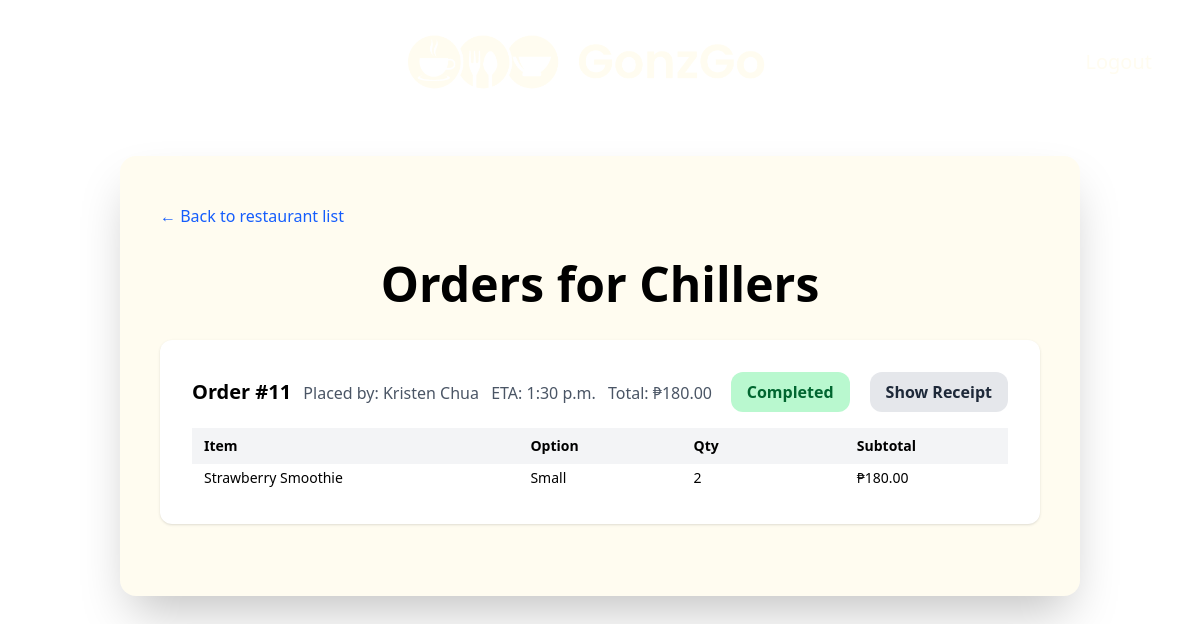
/stalls/owner/orders/6/ (signed in), run on the app's committed database.
### stalls/models.py (models this page shows, shortened)
class FoodStall(models.Model):
    name = models.CharField(max_length=100)
    description = models.TextField(blank=True)
    slug = models.SlugField(unique=True)
    image = models.ImageField(upload_to='stalls/', blank=True)
    qr_code = models.ImageField(upload_to="stall_qrcodes/", blank=True, null=True)
    owner = models.ForeignKey(
        User,
        on_delete=models.CASCADE,
        null=True,
        blank=True,
        default=None,
        related_name='owned_stalls'
    )

class Order(models.Model):
    stall = models.ForeignKey(FoodStall, on_delete=models.CASCADE, related_name="orders")
    placed_at = models.DateTimeField(auto_now_add=True)
    eta = models.TimeField("ETA at Gonz")
    total = models.DecimalField(max_digits=10, decimal_places=2)
    receipt = models.ImageField(upload_to="order_receipts/")
    customer_name = models.CharField(max_length=200, blank=True)
    user = models.ForeignKey(get_user_model(), on_delete=models.CASCADE, related_name="orders")
    STATUS_CHOICES = [
        ('Pending', 'Pending'),
        ('Completed', 'Completed'),
    ]
    status = models.CharField(
        max_length=20,
        choices=STATUS_CHOICES,
        default='Pending'
    )

class OrderItem(models.Model):
    order = models.ForeignKey(Order, on_delete=models.CASCADE, related_name="items")
    item_name = models.CharField(max_length=255)
    option_name = models.CharField(max_length=255, blank=True)
    quantity = models.PositiveIntegerField()
    price = models.DecimalField(max_digits=8, decimal_places=2)
    subtotal = models.DecimalField(max_digits=10, decimal_places=2)

### stalls/views.py (the view)
# urls.py: path('owner/orders/<int:stall_id>/', views.owner_stall_orders, name='owner_stall_orders'),
@login_required
def owner_stall_orders(request, stall_id):
    stall = get_object_or_404(FoodStall, id=stall_id, owner=request.user)
    orders = Order.objects.filter(stall=stall).order_by('-placed_at')
    return render(request, 'stalls/owners/order_list.html', {'stall': stall, 'orders': orders})

### stalls/templates/stalls/owners/order_list.html (shortened to what this page needs)
{% load static %}
<!DOCTYPE html>
<html lang="en">
  <head>
    <script src="https://cdn.jsdelivr.net/npm/@tailwindcss/browser@4"></script>
  </head>
  <body class="min-h-screen bg-[url('{% static 'images/background.png' %}')] bg-cover bg-center bg-fixed">
    <nav class="relative flex items-center justify-center py-12 px-12 mb-8">
      <div class="absolute left-1/2 -translate-x-1/2 flex items-center">
        <a href="{% url 'landing' %}">
          <img src="{% static 'images/logo-2.png' %}" alt="GonzGo Logo" class="w-96" />
        </a>
      </div>
      <div class="ml-auto flex items-center space-x-8">
        <form action="{% url 'users:logout' %}" method="post" style="display: inline">
          <button type="submit" class="cursor-pointer text-xl text-[#fffcf0] font-medium hover:underline">Logout</button>
        </form>
      </div>
    </nav>
    <div class="bg-[#fffcf0] w-4/5 xl:w-3/5 mx-auto py-12 px-10 rounded-2xl shadow-2xl">
      <div class="mb-8">
        <a href="{% url 'stalls:select_stall' %}" class="text-blue-600 hover:underline">&larr; Back to restaurant list</a>
      </div>
      <h1 class="text-5xl font-bold mb-8 text-center">Orders for {{ stall.name }}</h1>
      {% if orders %}
      <div class="space-y-10">
        {% for order in orders %}
        <div class="bg-white shadow rounded-xl p-8 mb-6">
          <div class="flex flex-col md:flex-row md:items-center md:justify-between mb-4">
            <div>
              <span class="font-bold text-xl">Order #{{ order.id }}</span>
              <span class="ml-2 text-gray-600 text-md">Placed by: {{ order.customer_name|default:"N/A" }}</span>
              <span class="ml-2 text-gray-600 text-md">ETA: {{ order.eta }}</span>
              <span class="ml-2 text-gray-600 text-md">Total: ₱{{ order.total|floatformat:2 }}</span>
            </div>
            <div class="mt-4 md:mt-0 flex items-center space-x-3">
              {% if order.status == "Completed" %}
              <form action="{% url 'stalls:mark_order_incomplete' order.id %}" method="post" style="display: inline">
                <button type="submit" class="cursor-pointer inline-block px-4 py-2 bg-green-200 text-green-800 rounded-xl font-semibold">Completed</button>
              </form>
              {% else %}
              <form action="{% url 'stalls:mark_order_completed' order.id %}" method="post" style="display: inline">
                {% csrf_token %}
                <button type="submit" class="cursor-pointer px-6 py-2 bg-blue-600 text-white rounded-xl font-semibold hover:bg-blue-700 transition">Mark as Completed</button>
              </form>
              {% endif %} {% if order.receipt %}
              <a href="{{ order.receipt.url }}" target="_blank" class="cursor-pointer px-4 py-2 bg-gray-200 text-gray-800 rounded-xl font-semibold hover:bg-gray-300 transition ml-2 text-center">Show Receipt</a>
              {% endif %}
            </div>
          </div>
          <div>
            <table class="w-full text-sm mt-4">
              <thead>
                <tr class="bg-gray-100">
                  <th class="w-2/5 px-3 py-2 text-left">Item</th>
                  <th class="w-1/5 px-3 py-2 text-left">Option</th>
                  <th class="w-1/5 px-3 py-2 text-left">Qty</th>
                  <th class="w-1/5 px-3 py-2 text-left">Subtotal</th>
                </tr>
              </thead>
              <tbody>
                {% for item in order.items.all %}
                <tr>
                  <td class="px-3 py-1">{{ item.item_name }}</td>
                  <td class="px-3 py-1">{% if item.option_name == "0" or not item.option_name %}N/A{% else %}{{ item.option_name }}{% endif %}</td>
                  <td class="px-3 py-1">{{ item.quantity }}</td>
                  <td class="px-3 py-1">₱{{ item.subtotal|floatformat:2 }}</td>
                </tr>
                {% empty %}
                <tr>
                  <td colspan="4" class="text-gray-400 italic text-center py-2">No items for this order.</td>
                </tr>
                {% endfor %}
              </tbody>
            </table>
          </div>
        </div>
        {% endfor %}
      </div>
      {% else %}
      <div class="text-gray-400 italic text-center">No orders yet for this stall.</div>
      {% endif %}
    </div>
  </body>
</html>

### data on the page
FoodStall: name "Chillers"
Order: id "11", customer_name "Kristen Chua", eta "1:30 p.m.", total "180.00", status "Completed"
OrderItem: item_name "Strawberry Smoothie", option_name "Small", quantity "2", subtotal "180.00"
